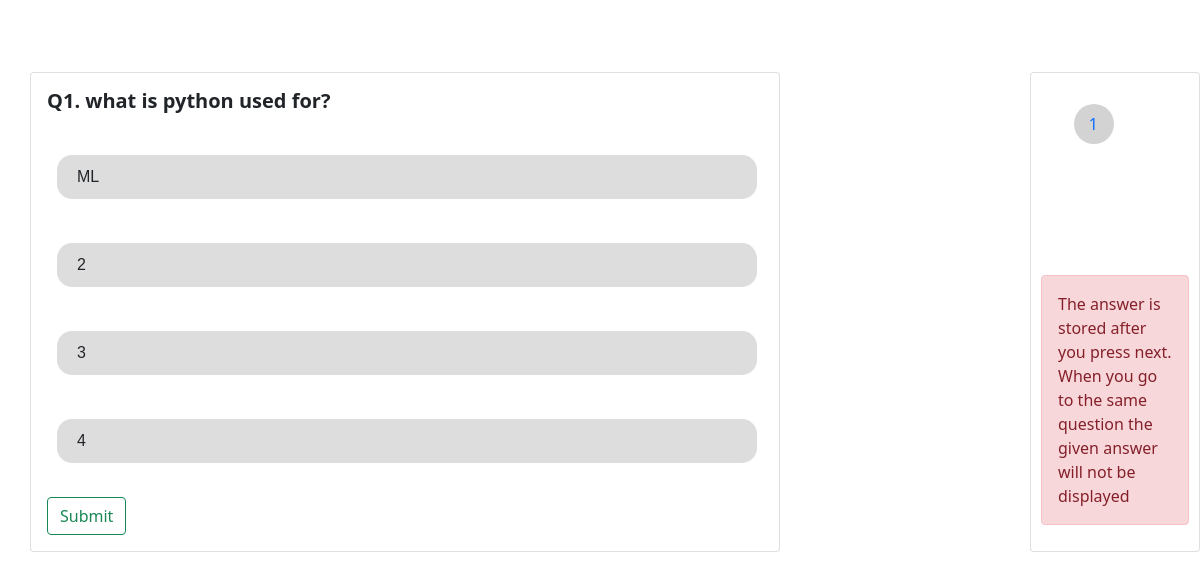
/quiz/8/1/ (signed in), run on the app's committed database.
### quiz/models.py (models this page shows, shortened)
class Question(models.Model):
    quiz = models.ForeignKey(Quiz, on_delete=models.CASCADE)
    question_text = models.CharField(max_length=300)
    question_num = models.IntegerField(default=0)

class Choice(models.Model):
    question = models.ForeignKey(Question, on_delete=models.CASCADE)
    choice_text = models.CharField(max_length=300)
    correct = models.BooleanField(default=False)

### quiz/views.py (the view)
# urls.py: path('<int:quiz_id>/<int:question_id>/', views.single_question, name='single_question'),
def single_question(request, quiz_id, question_id):
    quiz = get_object_or_404(Quiz, pk=quiz_id)
    question_total = quiz.question_set.all()
    current_question = quiz.question_set.get(question_num=question_id)
    next_or_submit = "Next"
    last_question_check = False
    try:
        res=Result.objects.get(quiz=quiz,user=request.user)
    except Result.DoesNotExist:
        res=False
    if question_id == (len(quiz.question_set.all())):
        last_question_check = True
        next_or_submit = "Submit"
    next_question_id = question_id+1
    all_choices = current_question.choice_set.all()
    context = {
        'current_question': current_question,
        'all_choices': all_choices,
        'quiz': quiz,
        'next_question_id': next_question_id,
        'last_question_check': last_question_check,
        'next_or_submit': next_or_submit,
        'question_total' : question_total,
        'res':res,
    }
    return render(request, 'quiz/single_question.html', context)

### quiz/templates/quiz/single_question.html (shortened to what this page needs)
<!DOCTYPE html>
<html lang="en">
<head>
    {% load static %}
    <link href="https://cdn.jsdelivr.net/npm/bootstrap@5.0.0-beta3/dist/css/bootstrap.min.css" rel="stylesheet">
</head>
<body>
    <br><br><br>
    {%if not res%}
<div  style="display:flex ;">
    <div >
        <div class="card" style="width: 750px; margin-left:30px">
            <div class="card-body">
                <h5 class="card-title"><b>Q{{ current_question.question_num }}. {{ current_question.question_text }}</b>
                </h5>
                <div >
                    <form action="{% url 'vote' quiz.id current_question.question_num %}" method="post">
                            <div >
                                <br>
                                {% for choice in current_question.choice_set.all %}
                                    <div  class="radio-toolbar" >
                                        <label for="choice{{ forloop.counter }}">{{ choice.choice_text }}</label>
                                    </div>
                                    <br>
                                {% endfor %}
                            </div>
                            <div >
                                <div >
                                    <input type="submit" class="btn btn-outline-success" value={{ next_or_submit }}>
                                </div>
                            </div>
                    </form>
                </div>
            </div>
        </div>
    </div>
    <div class="card" style="margin-left: 250px;width:300px;padding:10px">
        <div class="card-body">
        {% for q in question_total %}
            <a href="{% url 'single_question' quiz.id q.question_num %}" class="circle">
                {{ q.question_num }}
            </a>
         {% endfor %}
        </div>
        <div class="alert alert-danger" role="alert">
            The answer is stored after you press next.
            When you go to the same question the given answer will not be displayed
          </div>
    </div>
</div>
{%else%}
<div class="alert alert-warning" role="alert" style="margin: 1 0%;">
    <h1>Already Attempted</h1>
  </div>
{%endif%}
</body>
</html>

### quiz/templates/quiz/single_question.html (style rules this page uses)
.radio-toolbar { margin: 10px; width: 100px; }
.radio-toolbar label { display: inline-block; background-color: #ddd; padding: 10px 20px; font-family: sans-serif, Arial; font-size: 16px; border-radius: 15px; width: 700px; }
a { padding-left: 15px; text-decoration: none; }
.circle { margin-top: 5px; border-radius: 100%; background: lightgray; display:inline-block; line-height:40px; width: 40px; }

### data on the page
Question: question_num "1", question_text "what is python used for?"
Choice: choice_text "ML"
Choice: choice_text "2"
Choice: choice_text "3"
Choice: choice_text "4"
